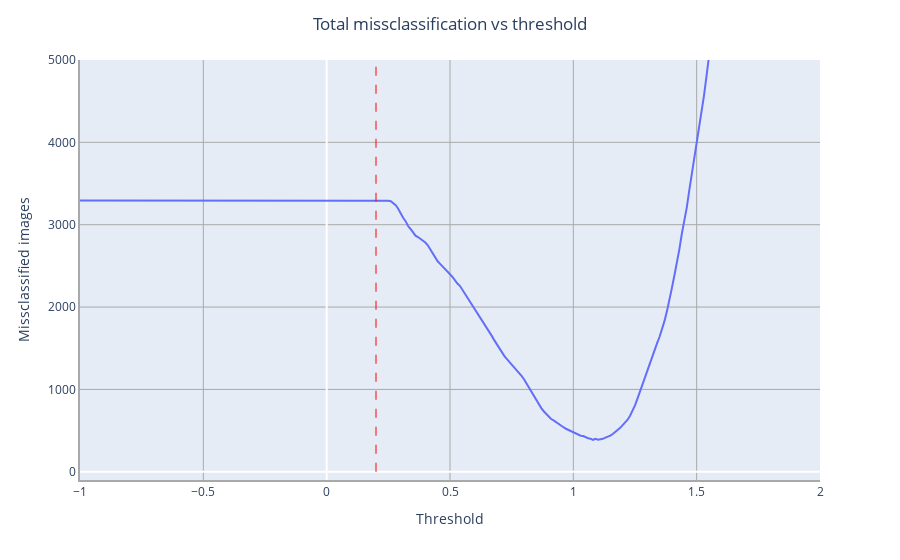

Notebook code for this chart:
### Code cell
import plotly.express as px

# create the line plot
fig = px.line(x=my_list, y=final)

# set the x-axis range to -1 to 1 and y-axis range to -100 to 2500
fig.update_xaxes(range=[-1, 2])
fig.update_yaxes(range=[-100, 5000])

# add a vertical line at x=0.2
fig.add_shape(type='line', x0=0.2, x1=0.2,
              y0=0, y1=max(final),
              line=dict(color='red', width=1, dash='dash'),
              name='Minimum Number of Misclassification')

fig.update_layout(
    title={
        'text': 'Total missclassification vs threshold',
        'x': 0.5,
        'xanchor': 'center'
    },
    xaxis_title='Threshold',
    yaxis_title='Missclassified images',
    xaxis=dict(showgrid=True, gridwidth=1, gridcolor='DarkGray', linecolor='DarkGray', linewidth=2),
    yaxis=dict(showgrid=True, gridwidth=1, gridcolor='DarkGray', linecolor='DarkGray', linewidth=2),
    showlegend=True
)
# display the plot
fig.show()

### Figure 1 — Plotly figure (JSON) as saved in the notebook; plotly's stock layout.template omitted (floating-point values rounded to 4 significant figures; data arrays with more than 128 entries replaced by an {"elided": "..."} marker saying what was removed)
{"data": [{"hovertemplate": "x=%{x}<br>y=%{y}<extra></extra>", "legendgroup": "", "line": {"color": "#636efa", "dash": "solid"}, "marker": {"symbol": "circle"}, "mode": "lines", "name": "", "orientation": "v", "showlegend": false, "type": "scatter", "x": {"elided": "601 float values"}, "xaxis": "x", "y": {"elided": "601 int values"}, "yaxis": "y"}], "layout": {"legend": {"tracegroupgap": 0}, "margin": {"t": 60}, "shapes": [{"line": {"color": "red", "dash": "dash", "width": 1}, "name": "Minimum Number of Misclassification", "type": "line", "x0": 0.2, "x1": 0.2, "y0": 0, "y1": 36641}], "showlegend": true, "title": {"text": "Total missclassification vs threshold", "x": 0.5, "xanchor": "center"}, "xaxis": {"anchor": "y", "domain": [0, 1], "gridcolor": "DarkGray", "gridwidth": 1, "linecolor": "DarkGray", "linewidth": 2, "range": [-1, 2], "showgrid": true, "title": {"text": "Threshold"}}, "yaxis": {"anchor": "x", "domain": [0, 1], "gridcolor": "DarkGray", "gridwidth": 1, "linecolor": "DarkGray", "linewidth": 2, "range": [-100, 5000], "showgrid": true, "title": {"text": "Missclassified images"}}}}
